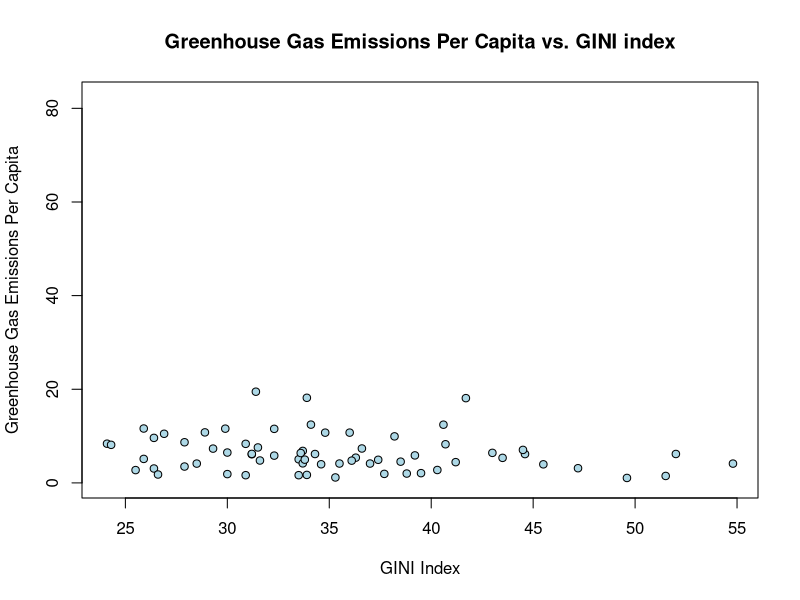

Recreate this plot in R.
#set working directory 
setwd("C:/Users/admin/ECON2250_Labs_Parchuri_Eshika")

#read in data
library(readr)
countries <- read_csv("StatsforEconFinalData2.csv")

#Linear Regression of GHG emissions per capita against GINI index
ghg_reg <- lm(countries$GHG_Emission_Per_Capita ~ countries$GINI_Index)
summary(ghg_reg)

#scatter plot for linear regression
plot(countries$GINI_Index, countries$GHG_Emission_Per_Capita, col = "black",pch=21, bg = "lightblue",
     main = "Greenhouse Gas Emissions Per Capita vs. GINI index",
     xlab = "GINI Index", ylab = "Greenhouse Gas Emissions Per Capita")
#trendline for scatter plot
abline(ghg_reg, col = "red",lwd=2)

#Right-tailed t-test using correlation test 

countries$GINI_Index <- as.numeric(countries$GINI_Index) #made sure all values were numbers


ghg_test <- cor.test(countries$GINI_Index, countries$GHG_Emission_Per_Capita,
                 alternative = "greater",
                 method = "pearson")
ghg_test
